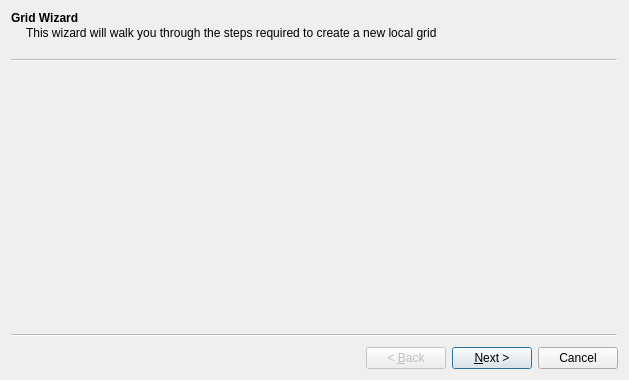
<?xml version="1.0" encoding="UTF-8"?>
<ui version="4.0">
 <class>GridWizard</class>
 <widget class="QWizard" name="GridWizard">
  <property name="geometry">
   <rect>
    <x>0</x>
    <y>0</y>
    <width>629</width>
    <height>380</height>
   </rect>
  </property>
  <property name="windowTitle">
   <string>Wizard</string>
  </property>
  <widget class="QWizardPage" name="welcomePage">
   <property name="title">
    <string>Grid Wizard</string>
   </property>
   <property name="subTitle">
    <string>This wizard will walk you through the steps required to create a new local grid</string>
   </property>
   <layout class="QGridLayout" name="gridLayout_2"/>
  </widget>
  <widget class="QWizardPage" name="filesPage">
   <property name="enabled">
    <bool>false</bool>
   </property>
   <property name="title">
    <string>Choose Files</string>
   </property>
   <property name="subTitle">
    <string>Please select the grid files to use. If you select a folder and files that already exist the new grid will be added to these files. Otherwise the grid files will be created in the selcted folder and the new grid added to the new files. If you leave the Lines or Polygons field empty that file will not be ceated.</string>
   </property>
   <attribute name="pageId">
    <string notr="true">filesPage</string>
   </attribute>
   <layout class="QGridLayout" name="gridLayout">
    <item row="0" column="0">
     <widget class="QLabel" name="gridFolderLabel">
      <property name="text">
       <string>Folder:</string>
      </property>
      <property name="buddy">
       <cstring>gridFolderEdit</cstring>
      </property>
     </widget>
    </item>
    <item row="0" column="1">
     <layout class="QHBoxLayout" name="gridFolderLayout">
      <item>
       <widget class="QLineEdit" name="gridFolderEdit"/>
      </item>
      <item>
       <widget class="QPushButton" name="gridFolderButton">
        <property name="sizePolicy">
         <sizepolicy hsizetype="Preferred" vsizetype="Fixed">
          <horstretch>0</horstretch>
          <verstretch>0</verstretch>
         </sizepolicy>
        </property>
        <property name="text">
         <string>...</string>
        </property>
       </widget>
      </item>
     </layout>
    </item>
    <item row="1" column="0">
     <widget class="QLabel" name="gridGroupNameLabel">
      <property name="text">
       <string>Group Name:</string>
      </property>
      <property name="buddy">
       <cstring>gridGroupNameEdit</cstring>
      </property>
     </widget>
    </item>
    <item row="1" column="1">
     <widget class="QLineEdit" name="gridGroupNameEdit"/>
    </item>
    <item row="2" column="0">
     <widget class="QLabel" name="gridPointNameLabel">
      <property name="text">
       <string>Points File Name:</string>
      </property>
      <property name="buddy">
       <cstring>gridPointsNameEdit</cstring>
      </property>
     </widget>
    </item>
    <item row="2" column="1">
     <widget class="QLineEdit" name="gridPointsNameEdit"/>
    </item>
    <item row="3" column="0">
     <widget class="QLabel" name="gridLinesNameLabel">
      <property name="text">
       <string>Lines File Name:</string>
      </property>
      <property name="buddy">
       <cstring>gridLinesNameEdit</cstring>
      </property>
     </widget>
    </item>
    <item row="3" column="1">
     <widget class="QLineEdit" name="gridLinesNameEdit"/>
    </item>
    <item row="4" column="0">
     <widget class="QLabel" name="gridPolygonsNameLabel">
      <property name="text">
       <string>Polygons File Name:</string>
      </property>
      <property name="buddy">
       <cstring>gridPolygonsNameEdit</cstring>
      </property>
     </widget>
    </item>
    <item row="4" column="1">
     <widget class="QLineEdit" name="gridPolygonsNameEdit"/>
    </item>
    <item row="5" column="1">
     <spacer name="verticalSpacer">
      <property name="orientation">
       <enum>Qt::Vertical</enum>
      </property>
      <property name="sizeHint" stdset="0">
       <size>
        <width>20</width>
        <height>10</height>
       </size>
      </property>
     </spacer>
    </item>
   </layout>
  </widget>
  <widget class="QWizardPage" name="mapPage">
   <property name="title">
    <string>Map Coordinates</string>
   </property>
   <property name="subTitle">
    <string>Enter the two map coordinate points to use to calculate your local grid from.</string>
   </property>
   <layout class="QGridLayout" name="gridLayout_4">
    <item row="3" column="1">
     <widget class="QLabel" name="mapEastingLabel">
      <property name="text">
       <string>Easting</string>
      </property>
     </widget>
    </item>
    <item row="5" column="1">
     <widget class="QDoubleSpinBox" name="localPoint1EastingSpin">
      <property name="decimals">
       <number>3</number>
      </property>
      <property name="minimum">
       <double>-999999.998999999952503</double>
      </property>
      <property name="maximum">
       <double>999999.998999999952503</double>
      </property>
     </widget>
    </item>
    <item row="4" column="0">
     <widget class="QLabel" name="mapPoint1Label">
      <property name="text">
       <string>Map Point 1:</string>
      </property>
      <property name="buddy">
       <cstring>mapPoint1EastingSpin</cstring>
      </property>
     </widget>
    </item>
    <item row="5" column="0">
     <widget class="QLabel" name="localPoint1Label">
      <property name="text">
       <string>Local Point 1:</string>
      </property>
      <property name="buddy">
       <cstring>localPoint1EastingSpin</cstring>
      </property>
     </widget>
    </item>
    <item row="6" column="0">
     <widget class="QLabel" name="mapPoint2Label">
      <property name="text">
       <string>Map Point 2:</string>
      </property>
      <property name="buddy">
       <cstring>mapPoint2EastingSpin</cstring>
      </property>
     </widget>
    </item>
    <item row="7" column="2">
     <widget class="QDoubleSpinBox" name="localPoint2NorthingSpin">
      <property name="decimals">
       <number>3</number>
      </property>
      <property name="minimum">
       <double>-999999.998999999952503</double>
      </property>
      <property name="maximum">
       <double>999999.998999999952503</double>
      </property>
     </widget>
    </item>
    <item row="3" column="2">
     <widget class="QLabel" name="mapNorthingLabel">
      <property name="text">
       <string>Northing</string>
      </property>
     </widget>
    </item>
    <item row="7" column="1">
     <widget class="QDoubleSpinBox" name="localPoint2EastingSpin">
      <property name="decimals">
       <number>3</number>
      </property>
      <property name="minimum">
       <double>-999999.998999999952503</double>
      </property>
      <property name="maximum">
       <double>999999.998999999952503</double>
      </property>
     </widget>
    </item>
    <item row="7" column="0">
     <widget class="QLabel" name="localPoint2Label">
      <property name="text">
       <string>Local Point 2:</string>
      </property>
      <property name="buddy">
       <cstring>localPoint2EastingSpin</cstring>
      </property>
     </widget>
    </item>
    <item row="4" column="1">
     <widget class="QDoubleSpinBox" name="mapPoint1EastingSpin">
      <property name="decimals">
       <number>3</number>
      </property>
      <property name="minimum">
       <double>-999999.998999999952503</double>
      </property>
      <property name="maximum">
       <double>999999.998999999952503</double>
      </property>
     </widget>
    </item>
    <item row="4" column="2">
     <widget class="QDoubleSpinBox" name="mapPoint1NorthingSpin">
      <property name="decimals">
       <number>3</number>
      </property>
      <property name="minimum">
       <double>-999999.998999999952503</double>
      </property>
      <property name="maximum">
       <double>999999.998999999952503</double>
      </property>
     </widget>
    </item>
    <item row="4" column="3">
     <widget class="QPushButton" name="mapPoint1FromMapButton">
      <property name="text">
       <string>From Map</string>
      </property>
     </widget>
    </item>
    <item row="6" column="3">
     <widget class="QPushButton" name="mapPoint2FromMapButton">
      <property name="text">
       <string>From Map</string>
      </property>
     </widget>
    </item>
    <item row="6" column="1">
     <widget class="QDoubleSpinBox" name="mapPoint2EastingSpin">
      <property name="decimals">
       <number>3</number>
      </property>
      <property name="minimum">
       <double>-999999.998999999952503</double>
      </property>
      <property name="maximum">
       <double>999999.998999999952503</double>
      </property>
     </widget>
    </item>
    <item row="6" column="2">
     <widget class="QDoubleSpinBox" name="mapPoint2NorthingSpin">
      <property name="decimals">
       <number>3</number>
      </property>
      <property name="minimum">
       <double>-999999.998999999952503</double>
      </property>
      <property name="maximum">
       <double>999999.998999999952503</double>
      </property>
     </widget>
    </item>
    <item row="5" column="2">
     <widget class="QDoubleSpinBox" name="localPoint1NorthingSpin">
      <property name="decimals">
       <number>3</number>
      </property>
      <property name="minimum">
       <double>-999999.998999999952503</double>
      </property>
      <property name="maximum">
       <double>999999.998999999952503</double>
      </property>
     </widget>
    </item>
    <item row="1" column="0">
     <widget class="QLabel" name="methodLabel">
      <property name="text">
       <string>Method:</string>
      </property>
      <property name="buddy">
       <cstring>methodCombo</cstring>
      </property>
     </widget>
    </item>
    <item row="1" column="1" colspan="3">
     <widget class="QComboBox" name="methodCombo">
      <item>
       <property name="text">
        <string>Create from two known points</string>
       </property>
      </item>
      <item>
       <property name="text">
        <string>Create from X axis baseline</string>
       </property>
      </item>
      <item>
       <property name="text">
        <string>Create from Y axis baseline</string>
       </property>
      </item>
     </widget>
    </item>
    <item row="2" column="0">
     <widget class="QLabel" name="label">
      <property name="text">
       <string/>
      </property>
     </widget>
    </item>
   </layout>
  </widget>
  <widget class="QWizardPage" name="localPage">
   <property name="title">
    <string>Local Grid Extent</string>
   </property>
   <property name="subTitle">
    <string>Enter the origin, extent, and interval of the local coordinates.</string>
   </property>
   <layout class="QGridLayout" name="gridLayout_5">
    <item row="0" column="0">
     <widget class="QLabel" name="siteCodeLabel">
      <property name="text">
       <string>Site Code:</string>
      </property>
      <property name="buddy">
       <cstring>siteCodeEdit</cstring>
      </property>
     </widget>
    </item>
    <item row="1" column="1" colspan="2">
     <widget class="QLineEdit" name="gridNameEdit"/>
    </item>
    <item row="6" column="2">
     <widget class="QSpinBox" name="localNorthingIntervalSpin">
      <property name="suffix">
       <string> m</string>
      </property>
      <property name="maximum">
       <number>100</number>
      </property>
      <property name="singleStep">
       <number>5</number>
      </property>
      <property name="value">
       <number>5</number>
      </property>
     </widget>
    </item>
    <item row="5" column="1">
     <widget class="QSpinBox" name="localTerminusEastingSpin">
      <property name="maximum">
       <number>9999</number>
      </property>
      <property name="singleStep">
       <number>5</number>
      </property>
      <property name="value">
       <number>200</number>
      </property>
     </widget>
    </item>
    <item row="0" column="1" colspan="2">
     <widget class="QLineEdit" name="siteCodeEdit"/>
    </item>
    <item row="6" column="1">
     <widget class="QSpinBox" name="localEastingIntervalSpin">
      <property name="suffix">
       <string> m</string>
      </property>
      <property name="maximum">
       <number>100</number>
      </property>
      <property name="singleStep">
       <number>5</number>
      </property>
      <property name="value">
       <number>5</number>
      </property>
     </widget>
    </item>
    <item row="4" column="0">
     <widget class="QLabel" name="localOriginLabel">
      <property name="text">
       <string>Local Origin:</string>
      </property>
      <property name="buddy">
       <cstring>localOriginEastingSpin</cstring>
      </property>
     </widget>
    </item>
    <item row="4" column="1">
     <widget class="QSpinBox" name="localOriginEastingSpin">
      <property name="maximum">
       <number>9999</number>
      </property>
      <property name="singleStep">
       <number>5</number>
      </property>
      <property name="value">
       <number>100</number>
      </property>
     </widget>
    </item>
    <item row="3" column="1">
     <widget class="QLabel" name="localEastingLabel">
      <property name="text">
       <string>Local Easting</string>
      </property>
     </widget>
    </item>
    <item row="5" column="2">
     <widget class="QSpinBox" name="localTerminusNorthingSpin">
      <property name="maximum">
       <number>9999</number>
      </property>
      <property name="singleStep">
       <number>5</number>
      </property>
      <property name="value">
       <number>300</number>
      </property>
     </widget>
    </item>
    <item row="5" column="0">
     <widget class="QLabel" name="localTerminusLabel">
      <property name="text">
       <string>Local Terminus:</string>
      </property>
      <property name="buddy">
       <cstring>localTerminusEastingSpin</cstring>
      </property>
     </widget>
    </item>
    <item row="3" column="2">
     <widget class="QLabel" name="localNorthingLabel">
      <property name="text">
       <string>Local Northing</string>
      </property>
     </widget>
    </item>
    <item row="4" column="2">
     <widget class="QSpinBox" name="localOriginNorthingSpin">
      <property name="maximum">
       <number>9999</number>
      </property>
      <property name="singleStep">
       <number>5</number>
      </property>
      <property name="value">
       <number>200</number>
      </property>
     </widget>
    </item>
    <item row="1" column="0">
     <widget class="QLabel" name="gridNameLabel">
      <property name="text">
       <string>Grid Name:</string>
      </property>
     </widget>
    </item>
    <item row="6" column="0">
     <widget class="QLabel" name="localIntervalLabel">
      <property name="text">
       <string>Grid Interval:</string>
      </property>
      <property name="buddy">
       <cstring>localEastingIntervalSpin</cstring>
      </property>
     </widget>
    </item>
    <item row="2" column="0">
     <widget class="QLabel" name="label_2">
      <property name="text">
       <string/>
      </property>
     </widget>
    </item>
   </layout>
  </widget>
 </widget>
 <tabstops>
  <tabstop>gridFolderEdit</tabstop>
  <tabstop>gridFolderButton</tabstop>
  <tabstop>gridGroupNameEdit</tabstop>
  <tabstop>gridPointsNameEdit</tabstop>
  <tabstop>gridLinesNameEdit</tabstop>
  <tabstop>gridPolygonsNameEdit</tabstop>
  <tabstop>methodCombo</tabstop>
  <tabstop>mapPoint1EastingSpin</tabstop>
  <tabstop>mapPoint1NorthingSpin</tabstop>
  <tabstop>mapPoint1FromMapButton</tabstop>
  <tabstop>localPoint1EastingSpin</tabstop>
  <tabstop>localPoint1NorthingSpin</tabstop>
  <tabstop>mapPoint2EastingSpin</tabstop>
  <tabstop>mapPoint2NorthingSpin</tabstop>
  <tabstop>mapPoint2FromMapButton</tabstop>
  <tabstop>localPoint2EastingSpin</tabstop>
  <tabstop>localPoint2NorthingSpin</tabstop>
  <tabstop>siteCodeEdit</tabstop>
  <tabstop>gridNameEdit</tabstop>
  <tabstop>localOriginEastingSpin</tabstop>
  <tabstop>localOriginNorthingSpin</tabstop>
  <tabstop>localTerminusEastingSpin</tabstop>
  <tabstop>localTerminusNorthingSpin</tabstop>
  <tabstop>localEastingIntervalSpin</tabstop>
  <tabstop>localNorthingIntervalSpin</tabstop>
 </tabstops>
 <resources/>
 <connections/>
</ui>
